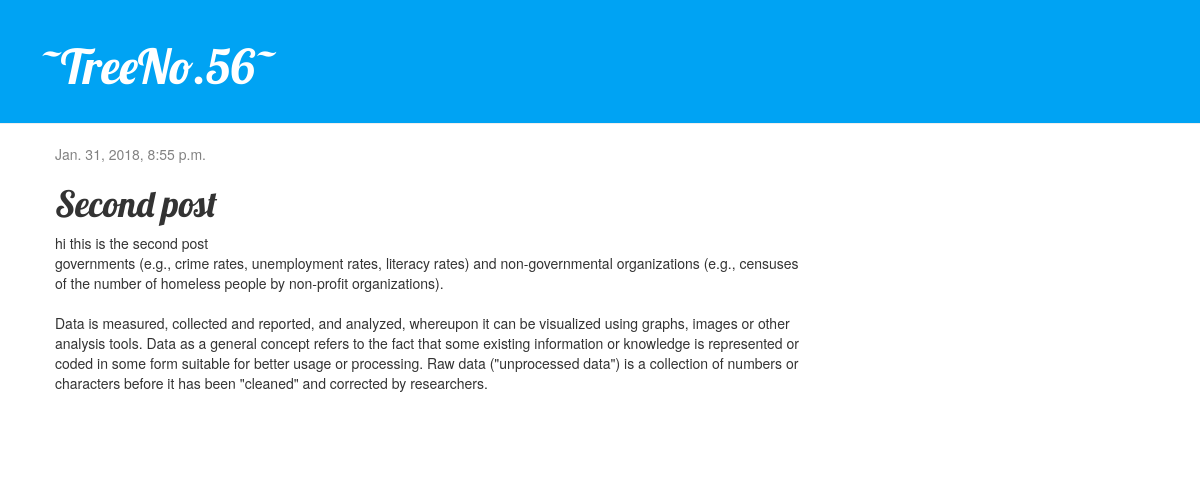
The app's page /post/2/ with its own data.
### blog/models.py (models this page shows, shortened)
class Post(models.Model):
	author = models.ForeignKey('auth.User', on_delete=models.CASCADE)
	title = models.CharField(max_length=200)
	text = models.TextField()
	created_date = models.DateTimeField(default=timezone.now)
	published_date = models.DateTimeField(blank=True, null=True)

### blog/views.py (the view)
def post_detail(request, pk):
	post = get_object_or_404(Post ,pk=pk)
	return render(request, 'blog/post_detail.html', {'post': post})

### blog/templates/blog/post_detail.html (shortened to what this page needs)
{% extends 'blog/base.html' %}
{% block content %}
    <div class="post">
        {% if post.published_date %}
            <div class="date">
                {{ post.published_date }}
            </div>
        {% endif %}
        <h1>{{ post.title }}</h1>
        <p>{{ post.text|linebreaksbr }}</p>
    </div>
{% endblock %}

### blog/static/css/blog.css (style rules this page uses)
h1, h2, h3, h4 { font-family: 'Lobster', cursive; }
.date { color: #828282; }
.post { margin-bottom: 70px; }

### records on screen
Post: published_date "Jan. 31, 2018, 8:55 p.m.", title "Second post", text "hi this is the second post governments (e.g., crime rates, unemployment rates, literacy rates) and non-governmental organizations (e.g., censuses of the number of homeless people by non-profit organizations). Data is measured, collected and reported, and analyzed, whereupon it can be visualized using graphs, images or other analysis tools. Data as a general concept refers to the fact that some existing information or knowledge is represented or coded in some form suitable for better usage or processing. Raw data (\"unprocessed data\") is a collection of numbers or characters before it has been \"cleaned\" and corrected by researchers."
